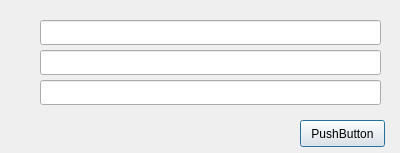
<?xml version="1.0" encoding="UTF-8"?>
<ui version="4.0">
 <class>Dialog</class>
 <widget class="QDialog" name="Dialog">
  <property name="geometry">
   <rect>
    <x>0</x>
    <y>0</y>
    <width>400</width>
    <height>153</height>
   </rect>
  </property>
  <property name="windowTitle">
   <string>Dialog</string>
  </property>
  <widget class="QPushButton" name="pushButton">
   <property name="geometry">
    <rect>
     <x>300</x>
     <y>120</y>
     <width>85</width>
     <height>27</height>
    </rect>
   </property>
   <property name="text">
    <string>PushButton</string>
   </property>
  </widget>
  <widget class="QLineEdit" name="lineEdit">
   <property name="geometry">
    <rect>
     <x>40</x>
     <y>20</y>
     <width>341</width>
     <height>25</height>
    </rect>
   </property>
  </widget>
  <widget class="QLineEdit" name="lineEdit_2">
   <property name="geometry">
    <rect>
     <x>40</x>
     <y>50</y>
     <width>341</width>
     <height>25</height>
    </rect>
   </property>
  </widget>
  <widget class="QLineEdit" name="lineEdit_3">
   <property name="geometry">
    <rect>
     <x>40</x>
     <y>80</y>
     <width>341</width>
     <height>25</height>
    </rect>
   </property>
  </widget>
 </widget>
 <resources/>
 <connections>
  <connection>
   <sender>pushButton</sender>
   <signal>clicked()</signal>
   <receiver>Dialog</receiver>
   <slot>slot1()</slot>
   <hints>
    <hint type="sourcelabel">
     <x>342</x>
     <y>133</y>
    </hint>
    <hint type="destinationlabel">
     <x>199</x>
     <y>76</y>
    </hint>
   </hints>
  </connection>
 </connections>
 <slots>
  <slot>slot1()</slot>
 </slots>
</ui>
